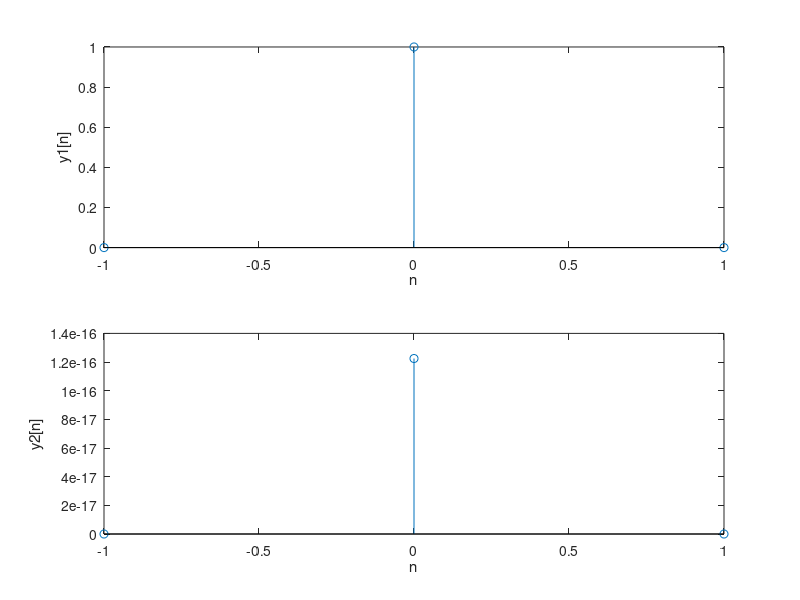
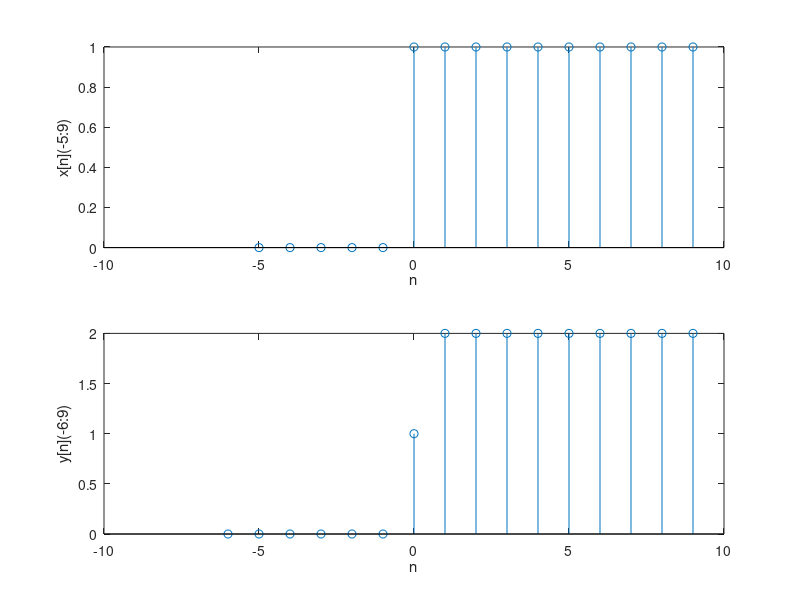
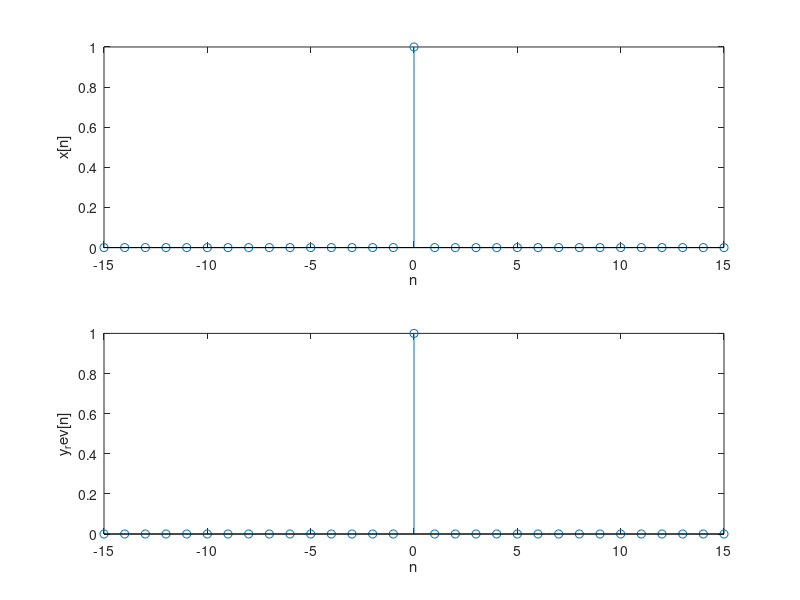

Write MATLAB code to recreate these figures, in order.
% Part2.m
% Author: Charles Yang
% Signal&System 1.4(a)(b)(c)(f)

%(a)
figure;
subplot(2,1,1);
n = [-1 0 1];
x1 = [0 1 0];
y1 = sin((pi/2)*x1);
stem(n,y1);
xlabel("n");
ylabel("y1[n]")
subplot(2,1,2);
x2 = [0 2 0];
y2 = sin((pi/2)*x2);
stem(n,y2);
xlabel("n");
ylabel("y2[n]")
%(b)
size = 10;
x = [zeros(size,1)' ones(size+1,1)'];
y = zeros(length(x)- 1);
for i = 1 : length(x)- 1
    y(i) = x(i) + x(i+1);
end
figure;
subplot(2,1,1);
stem(-5 : 9, x(size-4 : size+10))
xlabel("n");
ylabel("x[n](-5:9)")
subplot(2,1,2);
stem(-6 : 9, y(size-6 : size+9))
xlabel("n");
ylabel("y[n](-6:9)")
%(c)
figure;
x = -30:30;
y = log(x);
stem(y);
isinf(y)
%(f)
clear n x1 y;
n = -15:15;
x1 = [zeros(15,1)' 1 zeros(15,1)'];
y = sin((pi/2)*x1);
y_rev = asin(y)/(pi/2);
subplot(2,1,1);
stem(n,x1);
xlabel("n");
ylabel("x[n]")
subplot(2,1,2);
stem(n,y_rev);
xlabel("n");
ylabel("y_rev[n]")

